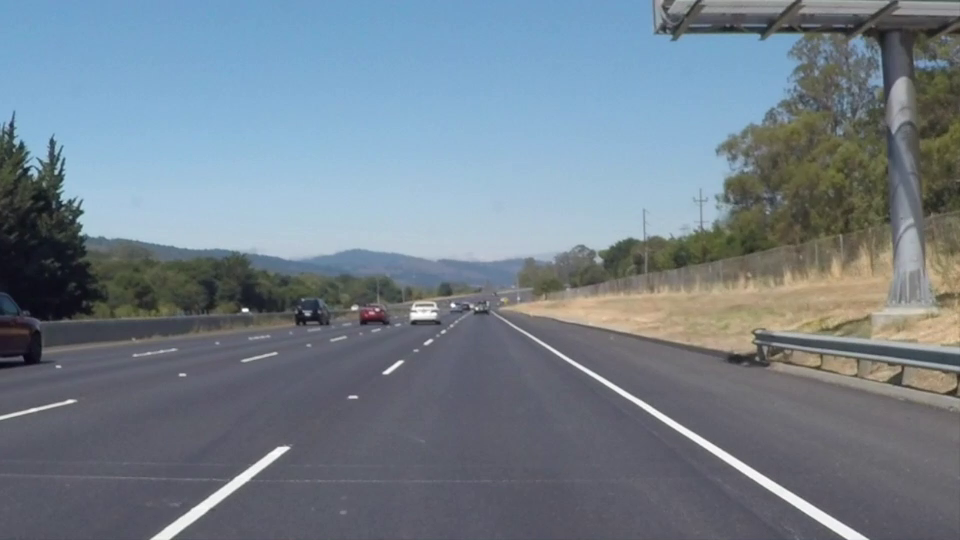
#> input picture frame 1 of whiteline.mp4, 960 x 540 px
$ python jpittma1_project2_problem2_3.py
#> lines starting #> are read from the running program, lines starting #| are printed output that depends on the picture; after the words box and inside, x2 and y2 are one past the last pixel; in counts of white or black regions, pixels touching at a corner belong together
#!/usr/bin/env python3

#ENPM673 Spring 2022
#Section 0101
#Jerry Pittman, Jr. UID: 117707120
#jpittma1@umd.edu
#Project #2

#********************************************
#Requires the following in same folder to run:
# 1) "functions.py"
# 2) "whiteline.mp4"
# 3) "challenge.mp4"
#********************************************
from functions import *

##----to toggle making Videos----##
problem_2 = False   #Straight Lane Detection
problem_3 = False   #Turn Detection
##################################


###---Values for making videos----##
if problem_2 == True or problem_3 == True:
    fourcc = cv2.VideoWriter_fourcc(*'XVID')
    fps_out = 3 #Ensure matches night_drive_video!!
    print("Making a video...this will take some time...")

'''Problem 2: Straight Lane Detection'''
#Green for Solid, Red for Dashed
#---Read the video, save a frame
thresHold=180
start=1 #start video on frame 1
vid=cv2.VideoCapture('whiteline.mp4')

width  = int(vid.get(cv2.CAP_PROP_FRAME_WIDTH))
height = int(vid.get(cv2.CAP_PROP_FRAME_HEIGHT))

# print('width, height:', width, height)    #(960, 540)

vid.set(1,start)
count = start

if (vid.isOpened() == False):
    print('Please check the file name again and file location!')


if problem_2 == True:
    videoname_3=('jpittma1_proj2_problem2')
    out2 = cv2.VideoWriter(str(videoname_3)+".avi", fourcc, fps_out, (width, height))

count = 0
print("Commencing Problem 2: Straight Lane Detection...")
while (vid.isOpened()):
    count+=1
    success, image = vid.read()
#> image is the input picture: shape (540, 960, 3); mean B, G, R 139.3, 128, 115.1

    if success:
        '''Straight Lane Detection'''
        # print("Commencing Problem 2: Straight Lane Detection...")

        ###---Pre-process the Video Frames---###
        '''Convert to grayscale'''
        grey = cv2.cvtColor(image, cv2.COLOR_BGR2GRAY)


        '''Crop Frame to remove non-road sections'''
        '''Get Region of Interest (bottom half of movie)'''
        #NOTE: Cropping makes difficult to reapply lane colors on original image
        h,w, _= image.shape
#> h = 540; w = 960
        ROI_h=int(h/2) #cut upper half of image
#> ROI_h = 270
        img_crop=grey[ROI_h:h, 1:w]
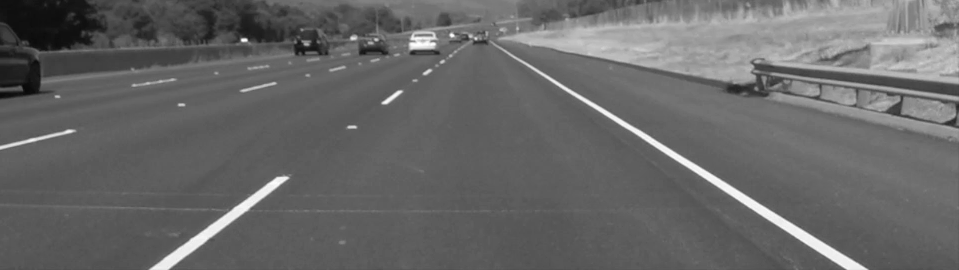
#> img_crop: shape (270, 959); min 8, max 255, mean 103.4

        '''Reduce Noise'''
        blur= cv2.medianBlur(grey, 5)
        # blur= cv2.medianBlur(grey, 5, 0)
        # blur= cv2.medianBlur(img_crop, 5, 0)
        # blur= cv2.GaussianBlur(img_crop, (5,5), 0)

        ###---Lane Detection---###
        '''Detect edges using canny'''
        #Green for Solid, Red for Dashed
        edges=cv2.Canny(blur, 100,200)
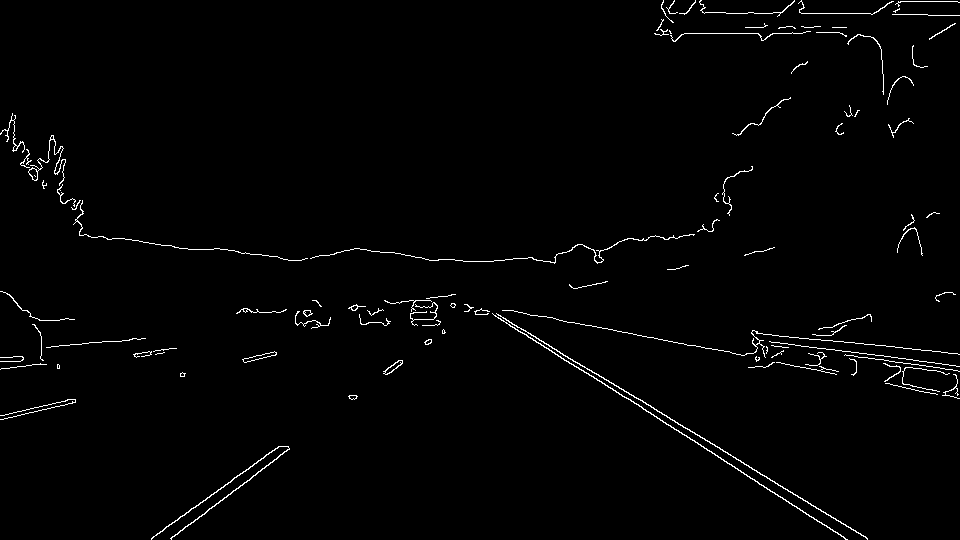
#> edges: shape (540, 960); 1.4% white in thin lines or dots

        edges_color=cv2.cvtColor(edges, cv2.COLOR_GRAY2BGR)
#> edges_color: shape (540, 960, 3); 1.4% white in thin lines or dots

        linesP_solid = cv2.HoughLinesP(edges, 1, np.pi / 180, 50, 5, minLineLength = 300, maxLineGap=10)
#> linesP_solid = [[497, 314, 865, 536]]

        if linesP_solid is not None:
            for i in range(0, len(linesP_solid)):
                l = linesP_solid[i][0]
                cv2.line(edges_color, (l[0], l[1]), (l[2], l[3]), (0,255,0), 3, cv2.LINE_AA)
                cv2.line(image, (l[0], l[1]), (l[2], l[3]), (0,255,0), 3, cv2.LINE_AA)
#> this loop made 1 pass
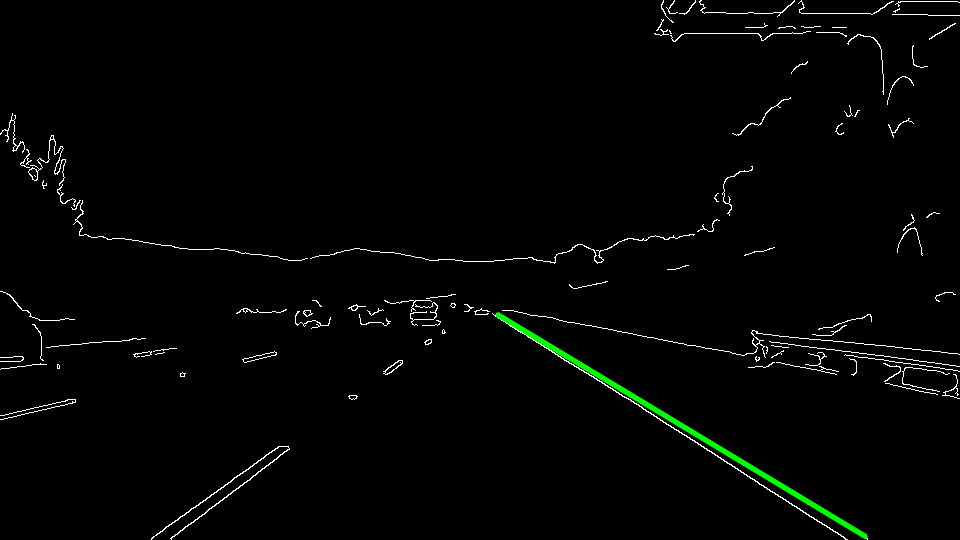
#> edges_color: shape (540, 960, 3); mean B, G, R 3.4, 4.5, 3.4
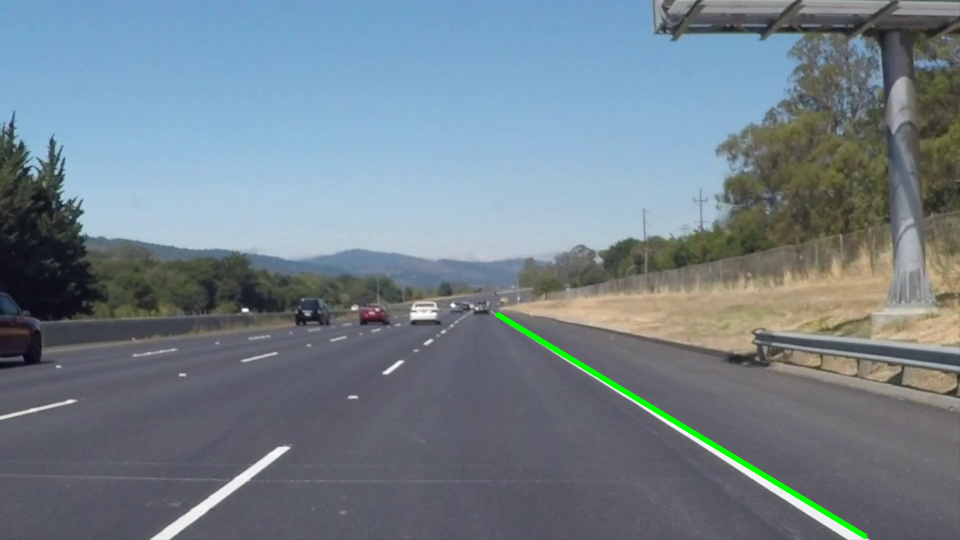
#> image: shape (540, 960, 3); 0.55% of pixels changed, all inside (x1, y1, x2, y2) = (494, 311, 869, 540)


        linesP_dashed = cv2.HoughLinesP(edges, 1, np.pi / 180, 50, None, minLineLength =5, maxLineGap=None)
#> linesP_dashed = 133 rows, first 6: [570, 322, 590, 325], [676, 429, 773, 492], [748, 466, 867, 538], [504, 318, 525, 331], [890, 384, 901, 386], [232, 479, 237, 475]

        # [15 lines of commented-out code are left out]

        if linesP_dashed is not None:
            for i in range(0, len(linesP_dashed)):
                l = linesP_dashed[i][0]
                cv2.line(edges_color, (l[0], l[1]), (l[2], l[3]), (255,0,0), 3, cv2.LINE_AA)
                cv2.line(image, (l[0], l[1]), (l[2], l[3]), (255,0,0), 3, cv2.LINE_AA)
#> this loop made 133 passes
#> l on passes 1 to 12: [570, 322, 590, 325], [676, 429, 773, 492], [748, 466, 867, 538], [504, 318, 525, 331], [890, 384, 901, 386], [232, 479, 237, 475], [255, 474, 289, 448], [236, 477, 279, 446], [526, 335, 660, 419], [781, 363, 786, 364], [685, 427, 723, 450], [913, 364, 931, 366]
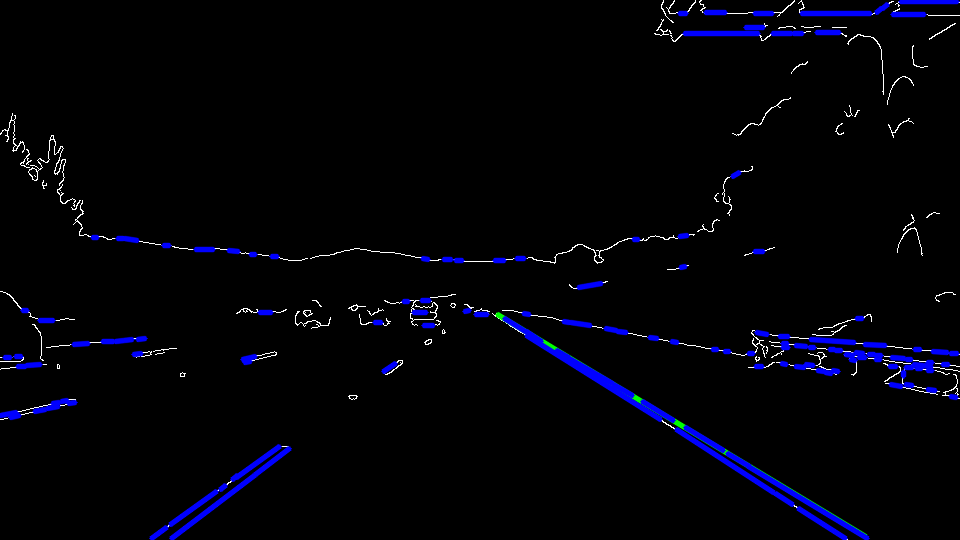
#> edges_color: shape (540, 960, 3); 3.39% of pixels changed, all inside (x1, y1, x2, y2) = (0, 0, 960, 540)
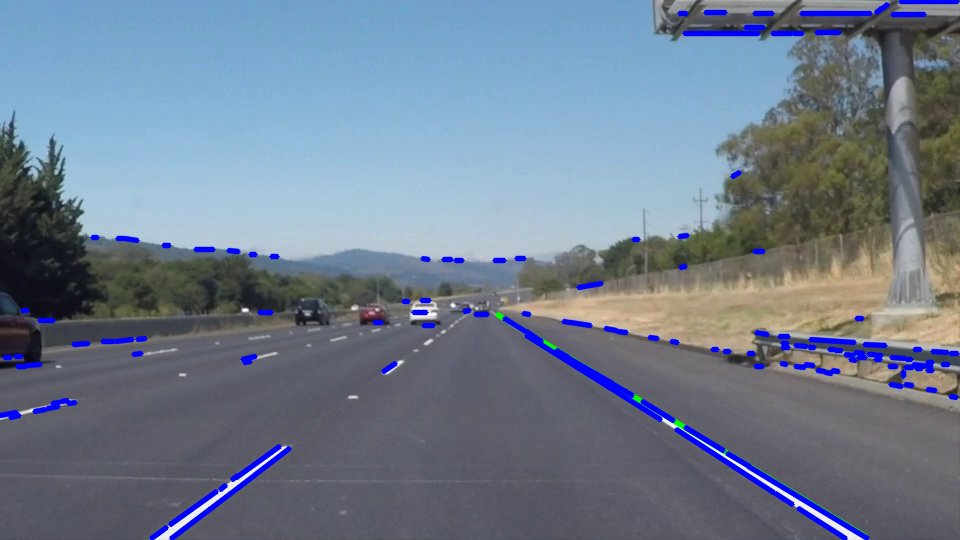
#> image: shape (540, 960, 3); 3.38% of pixels changed, all inside (x1, y1, x2, y2) = (0, 0, 960, 540)

        ####----Make images for Report of pipeline steps----######
        if count==2:
            print("Frame 2, Making images for report...")
            plt.imshow(img_crop)
            plt.savefig("img_crop.png")
            plt.imshow(blur)
            plt.savefig("img_medianBlur.png")
            plt.imshow(edges)
            plt.savefig("edges.png")

            plt.imshow(image)
            plt.savefig("img_colored.png")

            plt.imshow(edges_color)
            plt.savefig("img_edges_colored.png")

        img_plus_edges=image.copy()

        if problem_2 == True:
            out2.write(img_plus_edges)


        # print("count is ", count)

    else:
        break

print("Completed Problem 2: Straight Lane Detection!!")
vid.release()
if problem_2 == True:
    out2.release()
cv2.destroyAllWindows()
plt.close('all')

'''Problem 3: Predict Turns'''
print("Commencing Problem 3: Predict Turns...")
vid=cv2.VideoCapture('challenge.mp4')

width  = int(vid.get(cv2.CAP_PROP_FRAME_WIDTH))
height = int(vid.get(cv2.CAP_PROP_FRAME_HEIGHT))

vid.set(1,start)
count = start

if problem_3 == True:
    videoname_4=('jpittma1_proj2_problem3')
    out3 = cv2.VideoWriter(str(videoname_4)+".avi", fourcc, fps_out, (width, height))

count = 0
while (vid.isOpened()):
    count+=1
    success, frame = vid.read()

    if success:
        ####----Pre-processing----####
        '''Blur (Remove Noise) Image'''
        blur=cv2.medianBlur(frame, 5)

        '''Crop Image'''
        #720 height so split in half
        crop_bottom=blur[360:,:]
        crop_top=blur[:360,:]

        # recombine = np.concatenate((crop_top,crop_bottom), axis = 0)

        '''Find Homography and Warp'''
        warp=solveHomographyAndWarp(crop_bottom)

        '''Convert to HLS format
        (R, G, and B are converted to the floats and scaled to fit the 0 to 1 range.'''
        img_hls=cv2.cvtColor(warp, cv2.COLOR_BGR2HLS)

        '''Create masks for yellow and white lane markings'''
        yellowLow = np.array([15, 100, 20])
        yellowHigh = np.array([60, 200, 250])
        whiteLow = np.array([0, 180, 0])
        whiteHigh = np.array([255, 255, 255])

        yellowMask = cv2.inRange(img_hls, yellowLow, yellowHigh)
        whiteMask= cv2.inRange(img_hls, whiteLow,whiteHigh)

        yellow_hls = cv2.bitwise_and(img_hls, img_hls, mask = yellowMask).astype(np.uint8)
        white_hls = cv2.bitwise_and(img_hls, img_hls, mask=whiteMask).astype(np.uint8)

        comb_hls = cv2.bitwise_or(white_hls,yellow_hls)

        '''Histogram of Intensities'''
        lane_l,lane_r = histogram(comb_hls)


        '''Find white pixels in max and neighboring histogram columns'''
        try:
            leftpts = np.where(comb_hls[:,lane_l-10:lane_l+11] > 0)
            rightpts = np.where(comb_hls[:,lane_r-10:lane_r+11] > 0)

            #calculating the coefficients of the polynomials of left and right lanes
            coeff_left = np.polyfit(leftpts[0], leftpts[1]+(lane_l-10), 2)
            coeff_right = np.polyfit(rightpts[0], rightpts[1]+(lane_r-10), 2)
        except:
            continue

        poly_points, left_pts, right_pts = solvePolygon(coeff_left, coeff_right)

        '''Plotting the polygon on image'''
        cv2.fillPoly(warp, [poly_points], (100, 120, 50))    #green


        '''Lane Mask'''
        shape0=crop_bottom.shape[0]
        shape1=crop_bottom.shape[1]

        img_unwarp=unwarpImage(warp, shape0,shape1)

        #thresholding the unwarped grayscale image
        newwarp_gray = cv2.cvtColor(img_unwarp, cv2.COLOR_BGR2GRAY)

        _, un_thresh = cv2.threshold(newwarp_gray, 0, 250, cv2.THRESH_BINARY_INV)

        #extracting only the road from the unwarped image to use as a mask
        mask_inv = cv2.bitwise_and(crop_bottom, crop_bottom, mask = un_thresh).astype(np.uint8)

        #adding the resultant mask with the unwarped image
        result_half = cv2.add(mask_inv, img_unwarp)

        '''Re-stitch upper and lower halfs of images/frames'''
        recombine = np.concatenate((crop_top,result_half), axis = 0)

        img_final=recombine.copy()

        '''Predict Direction'''
        curveRadius = ((1+((2*coeff_right[0]*right_pts[50][1])+coeff_right[1])**2)**(3/2))/abs(2*coeff_right[0])

        img_center=int(warp.shape[1]/2)

        #Add Text to frame indicating curvature/turn
        addCurveDirectionText(img_center, lane_l, lane_r, img_final, curveRadius)

        if count==2:
            print("Frame 2, Making images for report...")

            plt.imshow(blur)
            plt.savefig("prob3_medianBlur.png")

            plt.imshow(yellow_hls)
            plt.savefig("prob3_HSV yellow.png")
            plt.imshow(white_hls)
            plt.savefig("prob3_HSV white.png")
            plt.imshow(comb_hls)
            plt.savefig("prob3_HSV combined.png")

            plt.imshow(warp)
            plt.savefig("prob3_warped.png")

            plt.imshow(img_unwarp)
            plt.savefig("prob3_unwarped.png")


            plt.imshow(recombine)
            plt.savefig("prob3_polyLines.png")

            plt.imshow(img_final)
            plt.savefig("prob3_final_result.png")

        # print("count is ", count)

        if problem_3 == True:
                out3.write(img_final)
                # out3.write(frame)

    else:
        break


print("Completed Problem 3: Predict Turns!!")
vid.release()
if problem_3 == True:
    out3.release()
cv2.destroyAllWindows()
plt.close('all')
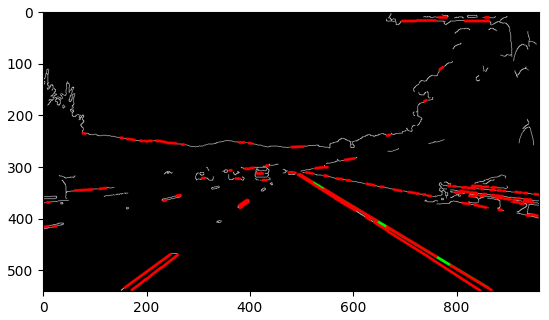
#> figure drawn by matplotlib, 1 panel; B, G, R data is drawn as R, G, B
